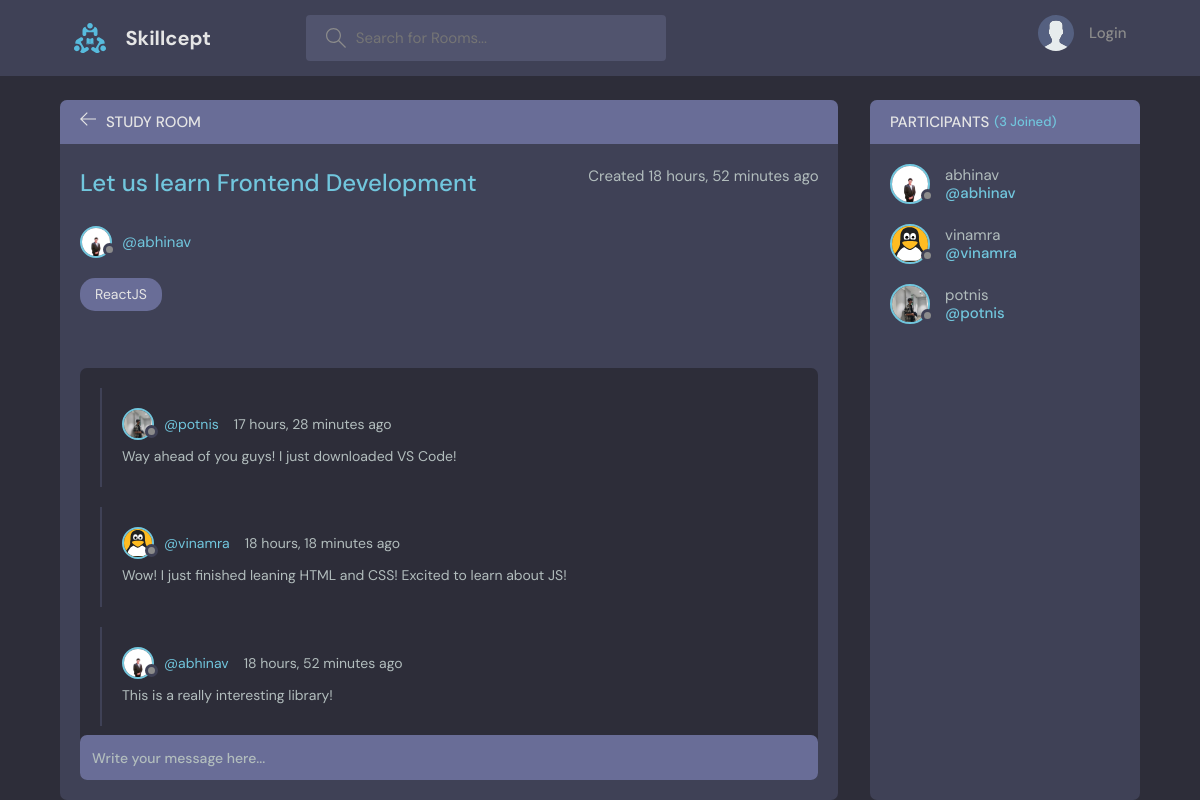
The page /room/1/ on the database as committed earlier.
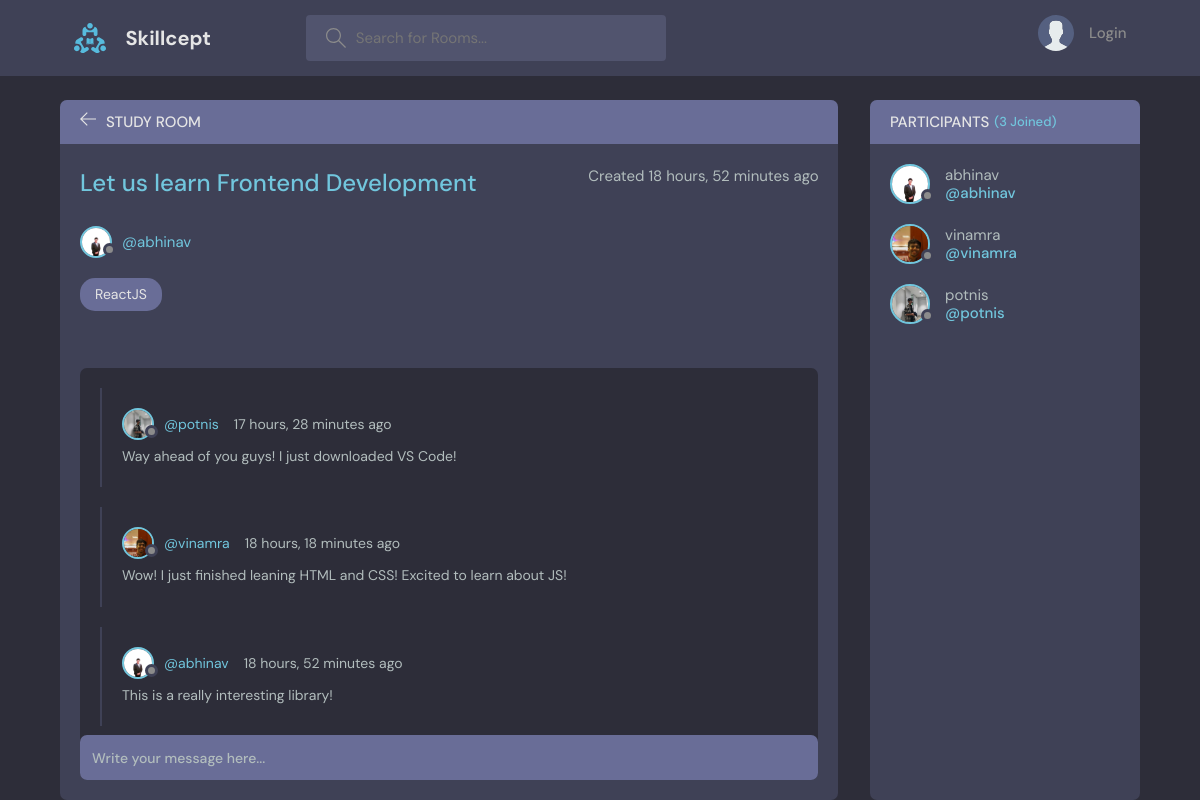
The same page on the database as committed later.
### base/models.py (models this page shows, shortened)
class Message(models.Model):
    user = models.ForeignKey(User, on_delete=models.CASCADE)
    room = models.ForeignKey(Room, on_delete=models.CASCADE)
    body = models.TextField()
    updated = models.DateTimeField(auto_now=True)
    created = models.DateTimeField(auto_now_add=True)
    class Meta:
        ordering = ['-updated', '-created']

class User(AbstractUser):
    name = models.CharField(max_length=200, null=True, unique=True)
    email = models.EmailField(null=True, unique=True)
    bio = models.TextField(null=True)
    avatar = models.ImageField(null=True, default='nophoto.svg')
    USERNAME_FIELD = 'email'
    REQUIRED_FIELDS =  []

### base/views.py (the view, shortened to what this page needs)
# urls.py: path('room/<str:pk>/', views.room, name='room'),
def room(request, pk):
    room = Room.objects.get(id=pk)
    room_messages = room.message_set.all()
    participants = room.participants.all()
    context = {'room': room, 'room_messages': room_messages, 'participants': participants}
    return render(request, 'base/room.html', context)

### base/models.py (called while the page is built)
    def __str__(self):
        return self.name

### base/templates/base/room.html (shortened to what this page needs)
{% extends 'main.html' %}
{% block content %}
    <main class="profile-page layout layout--2">
      <div class="container">
        <div class="room">
          <div class="room__top">
            <div class="room__topLeft">
              <a href="{% url 'home' %}">
                <svg version="1.1" xmlns="http://www.w3.org/2000/svg" width="32" height="32" viewBox="0 0 32 32">
                  <title>arrow-left</title>
                  <path
                    d="M13.723 2.286l-13.723 13.714 13.719 13.714 1.616-1.611-10.96-10.96h27.625v-2.286h-27.625l10.965-10.965-1.616-1.607z"
                  ></path>
                </svg>
              </a>
              <h3>Study Room</h3>
            </div>
          </div>
          <div class="room__box scroll">
            <div class="room__header scroll">
              <div class="room__info">
                <h3>{{room.name}}</h3>
                <span>Created {{room.created|timesince}} ago</span>
              </div>
              <div class="room__hosted">
                <br>
                <a href="{% url 'user-profile' room.host.id %}" class="room__author">
                  <div class="avatar avatar--small">
                    <img src="{{room.host.avatar.url}}" />
                  </div>
                  <span>@{{room.host.username}}</span>
                </a>
              </div>
              <span class="room__topics">{{room.topic}}</span>
            </div>
            <div class="room__conversation">
              <div class="threads scroll">
                {% for message in room_messages %}
                <div class="thread">
                  <div class="thread__top">
                    <div class="thread__author">
                      <a href="{% url 'user-profile' message.user.id %}" class="thread__authorInfo">
                        <div class="avatar avatar--small">
                          <img src="{{message.user.avatar.url}}" />
                        </div>
                        <span>@{{message.user.username}}</span>
                      </a>
                      <span class="thread__date">{{message.created|timesince}} ago</span>
                    </div>
                  </div>
                  <div class="thread__details">
                    {{message.body}}
                  </div>
                </div>
                {% endfor %}
              </div>
            </div>
          </div>
          <div class="room__message">
            <form action="" method="POST">
              <input name="body" placeholder="Write your message here..." autocomplete="off" />
            </form>
          </div>
        </div>
        <div class="participants">
          <h3 class="participants__top">Participants <span>({{participants.count}} Joined)</span></h3>
          <div class="participants__list scroll">
            {% for user in participants %}
              <a href="{% url 'user-profile' user.id %}" class="participant">
                <div class="avatar avatar--medium">
                  <img src="{{user.avatar.url}}" />
                </div>
                <p>
                  {{user.username}}
                  <span>@{{user.username}}</span>
                </p>
              </a>
            {% endfor %}
          </div>
        </div>
      </div>
    </main>
{% endblock %}

Rows that differ between the two databases and show on the page:
changed through a linked row, Message "18 hours, 18 minutes": user.avatar: picture added in place of a placeholder
changed User "vinamra": avatar: picture added in place of a placeholder
